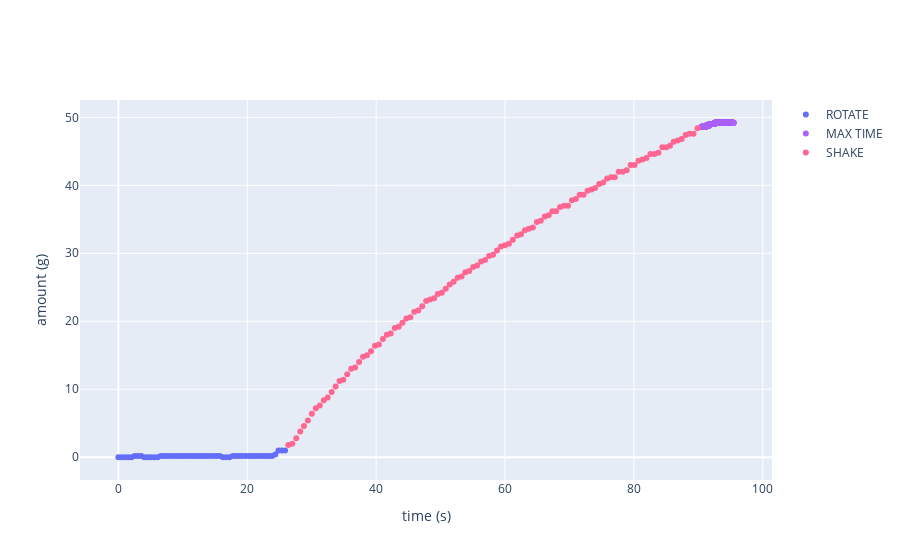

Source (notebook cell):
### Markdown cell above
## Shake, 6mm

### Code cell
log_dfs = [pd.read_csv(log_csv_path) for log_csv_path in  glob(base_logdirs('shake',0.003)[0]+'*/*/log.csv')]

plot(log_dfs[0], vis_angle=False)
